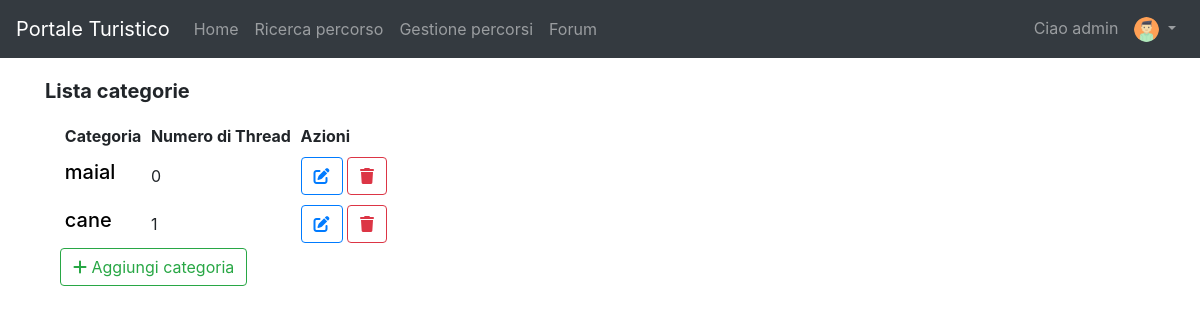
Before: /forum/ (signed in) with the older database file.
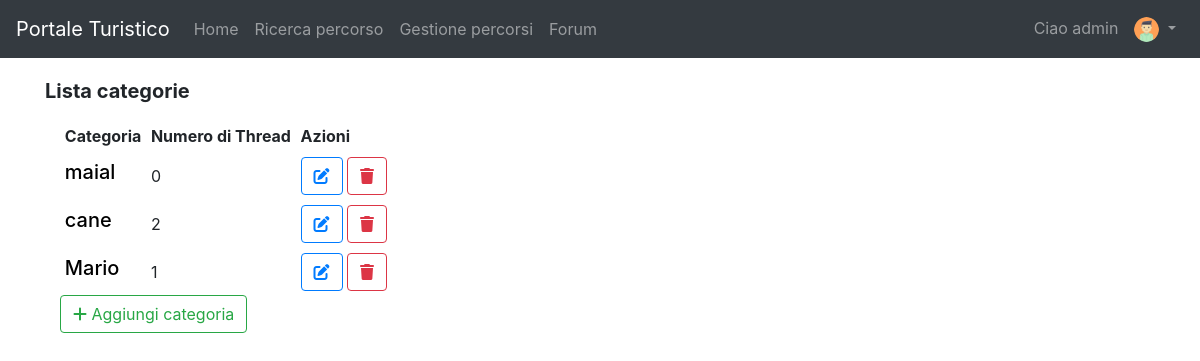
After: the same page with the newer database file.
### forum/models.py (models this page shows)
class Category(models.Model):
    title = models.CharField(max_length=30, unique=True)

### forum/views.py (the view)
# urls.py: path('', MainPageForum.as_view(), name='mainPageCategory'),
class MainPageForum(bc.LoginRequiredMixin, ListView):
    model = Category
    template_name = "mainPageForum.html"
    def get_context_data(self, **kwargs):
        context = super(MainPageForum, self).get_context_data()
        d = {}
        for cat in self.object_list:
            t = Thread.objects.filter(category=cat)
            d[cat] = t.count()
        context['category'] = d
        return context

### forum/templates/mainPageForum.html (shortened to what this page needs)
{% extends 'base.html' %}
{% block slideshow %}
    <div class="container py-4">
        <div class="col-md-12">
            <div class="row pb-2">
                <h5><b>Lista categorie</b></h5>
            </div>
            <table class="table-sm"
                   data-toggle="table"
                   data-pagination="true"
                   data-page-size="10"
                   data-search="true">
                <thead class="thead-light">
                <tr>
                    <th scope="col" data-sortable="true" data-field="category">Categoria</th>
                    <th scope="col" data-sortable="true" data-field="number_thread">Numero di Thread</th>
                    {% if user.is_staff %}
                        <th scope="col">Azioni</th>
                    {% endif %}
                </tr>
                </thead>
                <tbody>
                {% for key,value in category.items %}
                    <tr>
                        <th scope="row"><a style="color: black" href="{% url 'viewThreadCategory' key.pk %}">
                            <h5>{{ key.title }}</h5></a></th>
                        <td>{{ value }}</td>
                        {% if user.is_staff %}
                            <td>
                                <a role="button" class="btn btn-outline-primary" href="{% url 'editCategory' key.pk %}"
                                   title="Modifica categoria"><i
                                        class="fas fa-edit"></i></a>
                                <a role="button" class="btn btn-outline-danger" href="{% url 'deleteCategory' key.pk %}"
                                   title="Elimina categoria"
                                   onclick="return confirm('Vuoi davvero eliminare la categoria?')"><i
                                        class="fas fa-trash"></i></a>
                            </td>
                        {% endif %}
                    </tr>
                {% empty %}
                    <div class="alert alert-info" role="alert" style="text-align: center">
                        Nessuna categoria disponibile
                    </div>
                {% endfor %}
                </tbody>
            </table>
            {% if user.is_staff %}
                <a role="button" class="btn btn-outline-success" href="{% url 'createCategory' %}"> <i
                        class="fas fa-plus"></i> Aggiungi categoria</a>
            {% endif %}
        </div>
    </div>
{% endblock %}

Changed rows visible on the page:
computed for Category "cane": id "1" → "2"
added Category: title "Mario", value "1"
